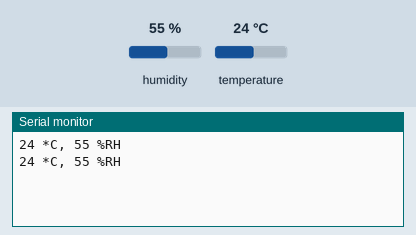
This sketch was run on a simulated Arduino Uno, built with avr-gcc and run on an emulated ATmega328P. Parts: the last lines printed to the serial monitor. The test bench sets the inputs (shaded band); at power-on: humidity 55 %, temperature 24 °C.

Above: at 2.3 s.
2.4 s: humidity set to 22 %
At 4.2 s:
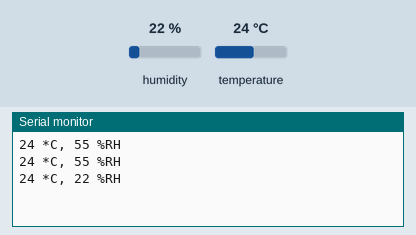
4.5 s: temperature set to 12 °C
At 5.4 s:
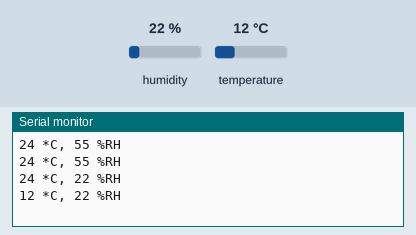
6.6 s: humidity set to 40 %
At 8.2 s:
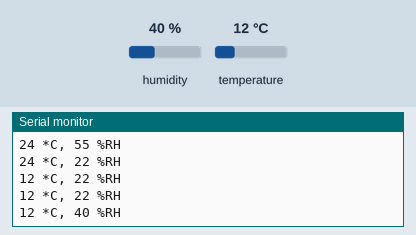
Timing chart, 0 to 9.7 s (numbered marks = the images above; inputs shaded):
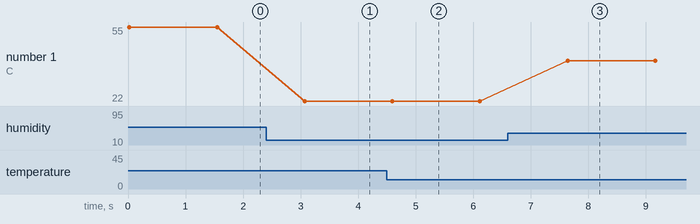

Measured:
- after the input at 2.4 s, the serial monitor: prints a new line after 0.67 s (image 1)
- after the input at 4.5 s, the serial monitor: prints a new line after 0.09 s (image 2)
- after the input at 6.6 s, the serial monitor: prints a new line after 1.0 s (image 3)
- plotted number 1: 55 → 22 after the input at 2.4 s, 22 → 40 after the input at 6.6 s

The sketch:

dht11_arduino.ino
```cpp
/*  EXP 03a - DHT11 temperature and humidity (Arduino Uno)
    WIRING
      DHT11 VCC -> 5V ; DHT11 GND -> GND ; DHT11 DATA -> D2
      (bare 4-pin DHT11: also 10k between DATA and 5V)
    STEPS
      1. Tools > Manage Libraries > install 'SimpleDHT'.
      2. Wire as above, plug the Uno into the PC with USB.
      3. Arduino IDE: File > Open this .ino. Tools > Board > Arduino Uno. Tools > Port > your Uno.
      4. Click Upload (right-arrow).
      5. Tools > Serial Monitor (9600): temperature and humidity every 1.5 s.
*/
#include <SimpleDHT.h>

const int DHT_PIN = 2;
SimpleDHT11 dht11(DHT_PIN);

void setup() { Serial.begin(9600); }

void loop() {
  byte t = 0, h = 0;
  int err = dht11.read(&t, &h, NULL);
  if (err != SimpleDHTErrSuccess) {
    Serial.print("DHT11 read failed, err=");
    Serial.println(err);
  } else {
    Serial.print((int)t); Serial.print(" *C, ");
    Serial.print((int)h); Serial.println(" %RH");
  }
  delay(1500);                                   // DHT11 max rate 1 Hz
}
```
